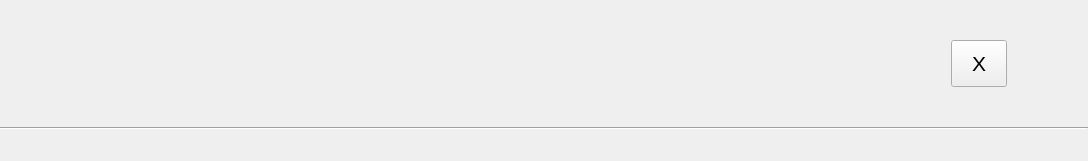
<?xml version="1.0" encoding="UTF-8"?>
<ui version="4.0">
 <class>tab_row_template</class>
 <widget class="QWidget" name="tab_row_template">
  <property name="geometry">
   <rect>
    <x>0</x>
    <y>0</y>
    <width>1088</width>
    <height>161</height>
   </rect>
  </property>
  <property name="windowTitle">
   <string>Form</string>
  </property>
  <layout class="QVBoxLayout" name="verticalLayout">
   <property name="spacing">
    <number>10</number>
   </property>
   <property name="leftMargin">
    <number>0</number>
   </property>
   <property name="topMargin">
    <number>10</number>
   </property>
   <property name="rightMargin">
    <number>0</number>
   </property>
   <property name="bottomMargin">
    <number>0</number>
   </property>
   <item>
    <layout class="QHBoxLayout" name="horizontalLayout" stretch="1,1,1,1,1">
     <property name="spacing">
      <number>0</number>
     </property>
     <item>
      <widget class="QLabel" name="name_label">
       <property name="font">
        <font>
         <pointsize>12</pointsize>
        </font>
       </property>
       <property name="alignment">
        <set>Qt::AlignCenter</set>
       </property>
      </widget>
     </item>
     <item>
      <widget class="QLabel" name="cost_label">
       <property name="font">
        <font>
         <pointsize>12</pointsize>
        </font>
       </property>
       <property name="alignment">
        <set>Qt::AlignCenter</set>
       </property>
      </widget>
     </item>
     <item>
      <widget class="QLabel" name="quantity_label">
       <property name="font">
        <font>
         <pointsize>12</pointsize>
        </font>
       </property>
       <property name="alignment">
        <set>Qt::AlignCenter</set>
       </property>
      </widget>
     </item>
     <item>
      <widget class="QLabel" name="total_label">
       <property name="font">
        <font>
         <pointsize>12</pointsize>
        </font>
       </property>
       <property name="alignment">
        <set>Qt::AlignCenter</set>
       </property>
      </widget>
     </item>
     <item>
      <layout class="QHBoxLayout" name="horizontalLayout_2">
       <item>
        <spacer name="horizontalSpacer">
         <property name="orientation">
          <enum>Qt::Horizontal</enum>
         </property>
         <property name="sizeHint" stdset="0">
          <size>
           <width>40</width>
           <height>20</height>
          </size>
         </property>
        </spacer>
       </item>
       <item>
        <widget class="QPushButton" name="remove_button">
         <property name="font">
          <font>
           <pointsize>16</pointsize>
          </font>
         </property>
         <property name="styleSheet">
          <string notr="true">padding: 10px 20px</string>
         </property>
         <property name="text">
          <string>X</string>
         </property>
        </widget>
       </item>
       <item>
        <spacer name="horizontalSpacer_6">
         <property name="orientation">
          <enum>Qt::Horizontal</enum>
         </property>
         <property name="sizeHint" stdset="0">
          <size>
           <width>40</width>
           <height>20</height>
          </size>
         </property>
        </spacer>
       </item>
      </layout>
     </item>
    </layout>
   </item>
   <item>
    <widget class="Line" name="line">
     <property name="orientation">
      <enum>Qt::Horizontal</enum>
     </property>
    </widget>
   </item>
  </layout>
 </widget>
 <resources/>
 <connections/>
</ui>
